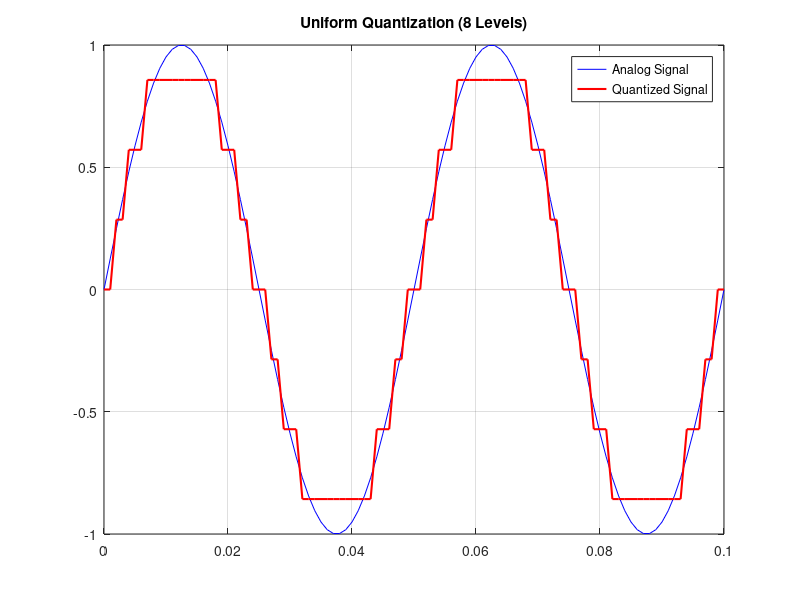

Write the MATLAB code that produced this figure.
% Problem 7: Uniform Quantizer
t = 0:0.001:0.1;
x = sin(2*pi*20*t); % Input sine wave

% Quantization Logic (e.g., 8 levels)
levels = 8;
x_min = -1; x_max = 1;
q_step = (x_max - x_min) / (levels - 1);
x_quant = round(x / q_step) * q_step;

figure;
plot(t, x, 'b'); hold on;
plot(t, x_quant, 'r', 'LineWidth', 1.5);
title('Uniform Quantization (8 Levels)');
legend('Analog Signal', 'Quantized Signal');
grid on;
